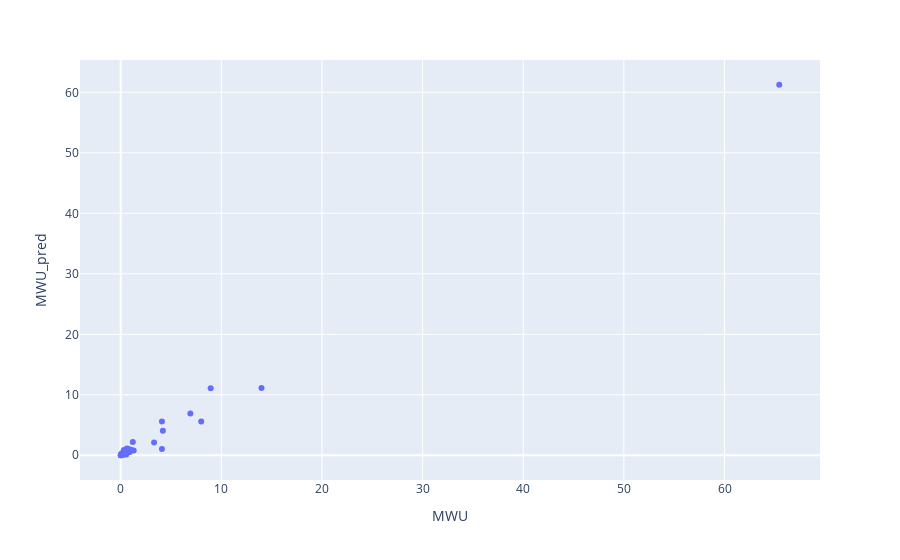

Notebook cell for this chart:
### Code cell
px.scatter(df.reset_index(), x='MWU', y='MWU_pred', hover_data=['ISO'])
